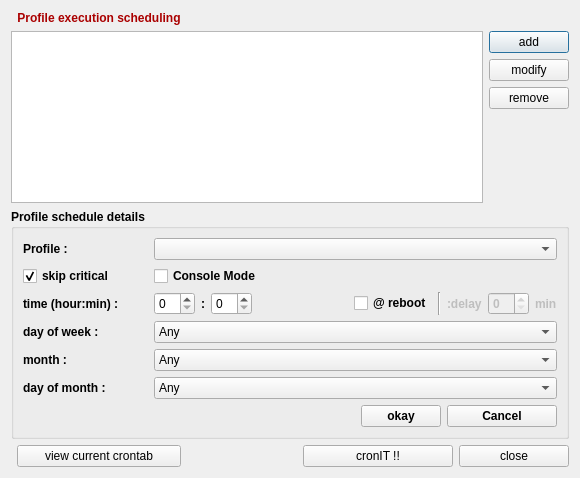
<?xml version="1.0" encoding="UTF-8"?>
<ui version="4.0">
 <class>scheduleDialog</class>
 <widget class="QDialog" name="scheduleDialog">
  <property name="windowModality">
   <enum>Qt::NonModal</enum>
  </property>
  <property name="geometry">
   <rect>
    <x>0</x>
    <y>0</y>
    <width>580</width>
    <height>478</height>
   </rect>
  </property>
  <property name="windowTitle">
   <string>luckyBackup - schedule</string>
  </property>
  <property name="windowIcon">
   <iconset resource="../resources/luckybackup.qrc">
    <normaloff>:/luckyPrefix/luckybackup_96.png</normaloff>:/luckyPrefix/luckybackup_96.png</iconset>
  </property>
  <layout class="QGridLayout" name="gridLayout_4">
   <item row="0" column="0">
    <widget class="QFrame" name="frame_image">
     <property name="sizePolicy">
      <sizepolicy hsizetype="Fixed" vsizetype="Fixed">
       <horstretch>0</horstretch>
       <verstretch>0</verstretch>
      </sizepolicy>
     </property>
     <property name="maximumSize">
      <size>
       <width>20</width>
       <height>30</height>
      </size>
     </property>
     <property name="styleSheet">
      <string notr="true">border-image: url(:/luckyPrefix/cron.png);</string>
     </property>
     <property name="frameShape">
      <enum>QFrame::StyledPanel</enum>
     </property>
    </widget>
   </item>
   <item row="0" column="1">
    <widget class="QLabel" name="label">
     <property name="sizePolicy">
      <sizepolicy hsizetype="Preferred" vsizetype="Preferred">
       <horstretch>0</horstretch>
       <verstretch>0</verstretch>
      </sizepolicy>
     </property>
     <property name="font">
      <font>
       <pointsize>10</pointsize>
       <weight>75</weight>
       <bold>true</bold>
      </font>
     </property>
     <property name="text">
      <string>&lt;!DOCTYPE HTML PUBLIC &quot;-//W3C//DTD HTML 4.0//EN&quot; &quot;http://www.w3.org/TR/REC-html40/strict.dtd&quot;&gt;
&lt;html&gt;&lt;head&gt;&lt;meta name=&quot;qrichtext&quot; content=&quot;1&quot; /&gt;&lt;style type=&quot;text/css&quot;&gt;
p, li { white-space: pre-wrap; }
&lt;/style&gt;&lt;/head&gt;&lt;body style=&quot; font-family:'DejaVu Sans'; font-size:10pt; font-weight:600; font-style:normal;&quot;&gt;
&lt;p style=&quot; margin-top:0px; margin-bottom:0px; margin-left:0px; margin-right:0px; -qt-block-indent:0; text-indent:0px; font-size:12pt;&quot;&gt;&lt;span style=&quot; font-size:9pt; color:#aa0000;&quot;&gt;Profile execution scheduling&lt;/span&gt;&lt;/p&gt;&lt;/body&gt;&lt;/html&gt;</string>
     </property>
     <property name="alignment">
      <set>Qt::AlignCenter</set>
     </property>
    </widget>
   </item>
   <item row="1" column="0" colspan="5">
    <layout class="QGridLayout" name="gridLayout_3">
     <item row="0" column="0">
      <widget class="QListWidget" name="listWidget_schedule">
       <property name="frameShape">
        <enum>QFrame::StyledPanel</enum>
       </property>
       <property name="frameShadow">
        <enum>QFrame::Sunken</enum>
       </property>
       <property name="midLineWidth">
        <number>1</number>
       </property>
       <property name="alternatingRowColors">
        <bool>true</bool>
       </property>
      </widget>
     </item>
     <item row="0" column="1">
      <layout class="QVBoxLayout" name="verticalLayout_6">
       <item>
        <widget class="QPushButton" name="pushButton_add">
         <property name="sizePolicy">
          <sizepolicy hsizetype="Minimum" vsizetype="Fixed">
           <horstretch>0</horstretch>
           <verstretch>0</verstretch>
          </sizepolicy>
         </property>
         <property name="cursor">
          <cursorShape>PointingHandCursor</cursorShape>
         </property>
         <property name="toolTip">
          <string>Add a new profile schedule</string>
         </property>
         <property name="text">
          <string>add</string>
         </property>
         <property name="icon">
          <iconset resource="../resources/luckybackup.qrc">
           <normaloff>:/luckyPrefix/add.png</normaloff>:/luckyPrefix/add.png</iconset>
         </property>
        </widget>
       </item>
       <item>
        <widget class="QPushButton" name="pushButton_modify">
         <property name="enabled">
          <bool>true</bool>
         </property>
         <property name="cursor">
          <cursorShape>PointingHandCursor</cursorShape>
         </property>
         <property name="toolTip">
          <string>Modify selected profile schedule</string>
         </property>
         <property name="text">
          <string>modify</string>
         </property>
         <property name="icon">
          <iconset resource="../resources/luckybackup.qrc">
           <normaloff>:/luckyPrefix/configure.png</normaloff>:/luckyPrefix/configure.png</iconset>
         </property>
        </widget>
       </item>
       <item>
        <widget class="QPushButton" name="pushButton_remove">
         <property name="cursor">
          <cursorShape>PointingHandCursor</cursorShape>
         </property>
         <property name="toolTip">
          <string>Remove selected profile schedule</string>
         </property>
         <property name="text">
          <string>remove</string>
         </property>
         <property name="icon">
          <iconset resource="../resources/luckybackup.qrc">
           <normaloff>:/luckyPrefix/remove.png</normaloff>:/luckyPrefix/remove.png</iconset>
         </property>
        </widget>
       </item>
       <item>
        <spacer name="verticalSpacer">
         <property name="orientation">
          <enum>Qt::Vertical</enum>
         </property>
         <property name="sizeHint" stdset="0">
          <size>
           <width>20</width>
           <height>98</height>
          </size>
         </property>
        </spacer>
       </item>
      </layout>
     </item>
    </layout>
   </item>
   <item row="2" column="0" colspan="5">
    <widget class="QGroupBox" name="groupBox_addProfileSchedule">
     <property name="enabled">
      <bool>true</bool>
     </property>
     <property name="font">
      <font>
       <weight>75</weight>
       <bold>true</bold>
      </font>
     </property>
     <property name="title">
      <string>Profile schedule details</string>
     </property>
     <layout class="QGridLayout" name="gridLayout_2">
      <item row="0" column="0">
       <layout class="QGridLayout" name="gridLayout">
        <item row="0" column="0">
         <widget class="QLabel" name="label_profile">
          <property name="sizePolicy">
           <sizepolicy hsizetype="Maximum" vsizetype="Preferred">
            <horstretch>0</horstretch>
            <verstretch>0</verstretch>
           </sizepolicy>
          </property>
          <property name="font">
           <font>
            <weight>75</weight>
            <bold>true</bold>
           </font>
          </property>
          <property name="text">
           <string>Profile :</string>
          </property>
         </widget>
        </item>
        <item row="0" column="1">
         <widget class="QComboBox" name="comboBox_profile"/>
        </item>
        <item row="1" column="0">
         <widget class="QCheckBox" name="checkBox_skipCritical">
          <property name="minimumSize">
           <size>
            <width>125</width>
            <height>0</height>
           </size>
          </property>
          <property name="font">
           <font>
            <weight>75</weight>
            <bold>true</bold>
           </font>
          </property>
          <property name="cursor">
           <cursorShape>PointingHandCursor</cursorShape>
          </property>
          <property name="toolTip">
           <string>Skip tasks that apear with a 'CRITICAL' warning message after the directories check</string>
          </property>
          <property name="text">
           <string>skip critical</string>
          </property>
          <property name="checked">
           <bool>true</bool>
          </property>
         </widget>
        </item>
        <item row="1" column="1">
         <widget class="QCheckBox" name="checkBox_consoleMode">
          <property name="cursor">
           <cursorShape>PointingHandCursor</cursorShape>
          </property>
          <property name="toolTip">
           <string>Check this if your machine does not support a graphical environment (eg server)</string>
          </property>
          <property name="text">
           <string>Console Mode</string>
          </property>
         </widget>
        </item>
        <item row="2" column="0">
         <widget class="QLabel" name="label_executeEveryHour">
          <property name="sizePolicy">
           <sizepolicy hsizetype="Preferred" vsizetype="Preferred">
            <horstretch>0</horstretch>
            <verstretch>0</verstretch>
           </sizepolicy>
          </property>
          <property name="text">
           <string>time (hour:min) :</string>
          </property>
          <property name="alignment">
           <set>Qt::AlignLeading|Qt::AlignLeft|Qt::AlignVCenter</set>
          </property>
         </widget>
        </item>
        <item row="2" column="1">
         <layout class="QHBoxLayout" name="horizontalLayout_2">
          <item>
           <widget class="QSpinBox" name="spinBox_hour">
            <property name="sizePolicy">
             <sizepolicy hsizetype="Preferred" vsizetype="Fixed">
              <horstretch>0</horstretch>
              <verstretch>0</verstretch>
             </sizepolicy>
            </property>
            <property name="font">
             <font>
              <weight>50</weight>
              <bold>false</bold>
             </font>
            </property>
            <property name="cursor">
             <cursorShape>PointingHandCursor</cursorShape>
            </property>
            <property name="maximum">
             <number>23</number>
            </property>
           </widget>
          </item>
          <item>
           <widget class="QLabel" name="label_executeEveryMinute">
            <property name="sizePolicy">
             <sizepolicy hsizetype="Maximum" vsizetype="Preferred">
              <horstretch>0</horstretch>
              <verstretch>0</verstretch>
             </sizepolicy>
            </property>
            <property name="text">
             <string>:</string>
            </property>
            <property name="alignment">
             <set>Qt::AlignCenter</set>
            </property>
           </widget>
          </item>
          <item>
           <widget class="QSpinBox" name="spinBox_minute">
            <property name="sizePolicy">
             <sizepolicy hsizetype="Preferred" vsizetype="Fixed">
              <horstretch>0</horstretch>
              <verstretch>0</verstretch>
             </sizepolicy>
            </property>
            <property name="font">
             <font>
              <weight>50</weight>
              <bold>false</bold>
             </font>
            </property>
            <property name="cursor">
             <cursorShape>PointingHandCursor</cursorShape>
            </property>
            <property name="maximum">
             <number>59</number>
            </property>
           </widget>
          </item>
          <item>
           <spacer name="horizontalSpacer_3">
            <property name="orientation">
             <enum>Qt::Horizontal</enum>
            </property>
            <property name="sizeHint" stdset="0">
             <size>
              <width>40</width>
              <height>20</height>
             </size>
            </property>
           </spacer>
          </item>
          <item>
           <widget class="QCheckBox" name="checkBox_reboot">
            <property name="cursor">
             <cursorShape>PointingHandCursor</cursorShape>
            </property>
            <property name="toolTip">
             <string>Run once, at startup</string>
            </property>
            <property name="text">
             <string>@ reboot</string>
            </property>
           </widget>
          </item>
          <item>
           <widget class="Line" name="line_delayReboot">
            <property name="orientation">
             <enum>Qt::Vertical</enum>
            </property>
           </widget>
          </item>
          <item>
           <widget class="QLabel" name="label_delayReboot">
            <property name="enabled">
             <bool>false</bool>
            </property>
            <property name="layoutDirection">
             <enum>Qt::RightToLeft</enum>
            </property>
            <property name="text">
             <string>:delay</string>
            </property>
           </widget>
          </item>
          <item>
           <widget class="QSpinBox" name="spinBox_delayReboot">
            <property name="enabled">
             <bool>false</bool>
            </property>
            <property name="cursor">
             <cursorShape>PointingHandCursor</cursorShape>
            </property>
            <property name="toolTip">
             <string>Delay luckybackup execution at startup</string>
            </property>
           </widget>
          </item>
          <item>
           <widget class="QLabel" name="label_minutes">
            <property name="enabled">
             <bool>false</bool>
            </property>
            <property name="text">
             <string extracomment="means: minutes (time)">min</string>
            </property>
           </widget>
          </item>
         </layout>
        </item>
        <item row="3" column="0">
         <widget class="QLabel" name="label_executeEveryDayOfWeek">
          <property name="text">
           <string>day of week :</string>
          </property>
          <property name="alignment">
           <set>Qt::AlignLeading|Qt::AlignLeft|Qt::AlignVCenter</set>
          </property>
         </widget>
        </item>
        <item row="3" column="1">
         <widget class="QComboBox" name="comboBox_DayOfWeek">
          <property name="font">
           <font>
            <weight>50</weight>
            <bold>false</bold>
           </font>
          </property>
          <property name="cursor">
           <cursorShape>PointingHandCursor</cursorShape>
          </property>
          <item>
           <property name="text">
            <string>Any</string>
           </property>
          </item>
          <item>
           <property name="text">
            <string>Sunday</string>
           </property>
          </item>
          <item>
           <property name="text">
            <string>Monday</string>
           </property>
          </item>
          <item>
           <property name="text">
            <string>Tuesday</string>
           </property>
          </item>
          <item>
           <property name="text">
            <string>Wednesday</string>
           </property>
          </item>
          <item>
           <property name="text">
            <string>Thursday</string>
           </property>
          </item>
          <item>
           <property name="text">
            <string>Friday</string>
           </property>
          </item>
          <item>
           <property name="text">
            <string>Saturday</string>
           </property>
          </item>
         </widget>
        </item>
        <item row="4" column="0">
         <widget class="QLabel" name="label_executeEveryMonth">
          <property name="text">
           <string>month :</string>
          </property>
          <property name="alignment">
           <set>Qt::AlignLeading|Qt::AlignLeft|Qt::AlignVCenter</set>
          </property>
         </widget>
        </item>
        <item row="4" column="1">
         <widget class="QComboBox" name="comboBox_month">
          <property name="font">
           <font>
            <weight>50</weight>
            <bold>false</bold>
           </font>
          </property>
          <property name="cursor">
           <cursorShape>PointingHandCursor</cursorShape>
          </property>
          <item>
           <property name="text">
            <string>Any</string>
           </property>
          </item>
          <item>
           <property name="text">
            <string>January</string>
           </property>
          </item>
          <item>
           <property name="text">
            <string>February</string>
           </property>
          </item>
          <item>
           <property name="text">
            <string>March</string>
           </property>
          </item>
          <item>
           <property name="text">
            <string>April</string>
           </property>
          </item>
          <item>
           <property name="text">
            <string>May</string>
           </property>
          </item>
          <item>
           <property name="text">
            <string>June</string>
           </property>
          </item>
          <item>
           <property name="text">
            <string>July</string>
           </property>
          </item>
          <item>
           <property name="text">
            <string>August</string>
           </property>
          </item>
          <item>
           <property name="text">
            <string>September</string>
           </property>
          </item>
          <item>
           <property name="text">
            <string>October</string>
           </property>
          </item>
          <item>
           <property name="text">
            <string>November</string>
           </property>
          </item>
          <item>
           <property name="text">
            <string>December</string>
           </property>
          </item>
         </widget>
        </item>
        <item row="5" column="0">
         <widget class="QLabel" name="label_executeEveryDayOfMonth">
          <property name="text">
           <string>day of month :</string>
          </property>
          <property name="alignment">
           <set>Qt::AlignLeading|Qt::AlignLeft|Qt::AlignVCenter</set>
          </property>
         </widget>
        </item>
        <item row="5" column="1">
         <widget class="QComboBox" name="comboBox_dayOfMonth">
          <property name="font">
           <font>
            <weight>50</weight>
            <bold>false</bold>
           </font>
          </property>
          <property name="cursor">
           <cursorShape>PointingHandCursor</cursorShape>
          </property>
          <item>
           <property name="text">
            <string>Any</string>
           </property>
          </item>
          <item>
           <property name="text">
            <string>1</string>
           </property>
          </item>
          <item>
           <property name="text">
            <string>2</string>
           </property>
          </item>
          <item>
           <property name="text">
            <string>3</string>
           </property>
          </item>
          <item>
           <property name="text">
            <string>4</string>
           </property>
          </item>
          <item>
           <property name="text">
            <string>5</string>
           </property>
          </item>
          <item>
           <property name="text">
            <string>6</string>
           </property>
          </item>
          <item>
           <property name="text">
            <string>7</string>
           </property>
          </item>
          <item>
           <property name="text">
            <string>8</string>
           </property>
          </item>
          <item>
           <property name="text">
            <string>9</string>
           </property>
          </item>
          <item>
           <property name="text">
            <string>10</string>
           </property>
          </item>
          <item>
           <property name="text">
            <string>11</string>
           </property>
          </item>
          <item>
           <property name="text">
            <string>12</string>
           </property>
          </item>
          <item>
           <property name="text">
            <string>13</string>
           </property>
          </item>
          <item>
           <property name="text">
            <string>14</string>
           </property>
          </item>
          <item>
           <property name="text">
            <string>15</string>
           </property>
          </item>
          <item>
           <property name="text">
            <string>16</string>
           </property>
          </item>
          <item>
           <property name="text">
            <string>17</string>
           </property>
          </item>
          <item>
           <property name="text">
            <string>18</string>
           </property>
          </item>
          <item>
           <property name="text">
            <string>19</string>
           </property>
          </item>
          <item>
           <property name="text">
            <string>20</string>
           </property>
          </item>
          <item>
           <property name="text">
            <string>21</string>
           </property>
          </item>
          <item>
           <property name="text">
            <string>22</string>
           </property>
          </item>
          <item>
           <property name="text">
            <string>23</string>
           </property>
          </item>
          <item>
           <property name="text">
            <string>24</string>
           </property>
          </item>
          <item>
           <property name="text">
            <string>25</string>
           </property>
          </item>
          <item>
           <property name="text">
            <string>26</string>
           </property>
          </item>
          <item>
           <property name="text">
            <string>27</string>
           </property>
          </item>
          <item>
           <property name="text">
            <string>28</string>
           </property>
          </item>
          <item>
           <property name="text">
            <string>29</string>
           </property>
          </item>
          <item>
           <property name="text">
            <string>30</string>
           </property>
          </item>
          <item>
           <property name="text">
            <string>31</string>
           </property>
          </item>
         </widget>
        </item>
       </layout>
      </item>
      <item row="1" column="0">
       <layout class="QHBoxLayout" name="horizontalLayout_3">
        <item>
         <spacer name="horizontalSpacer">
          <property name="orientation">
           <enum>Qt::Horizontal</enum>
          </property>
          <property name="sizeHint" stdset="0">
           <size>
            <width>40</width>
            <height>20</height>
           </size>
          </property>
         </spacer>
        </item>
        <item>
         <widget class="QPushButton" name="pushButton_modifyOkay">
          <property name="sizePolicy">
           <sizepolicy hsizetype="Minimum" vsizetype="Fixed">
            <horstretch>0</horstretch>
            <verstretch>0</verstretch>
           </sizepolicy>
          </property>
          <property name="cursor">
           <cursorShape>PointingHandCursor</cursorShape>
          </property>
          <property name="text">
           <string>okay</string>
          </property>
          <property name="icon">
           <iconset resource="../resources/luckybackup.qrc">
            <normaloff>:/luckyPrefix/okay.png</normaloff>:/luckyPrefix/okay.png</iconset>
          </property>
         </widget>
        </item>
        <item>
         <widget class="QPushButton" name="pushButton_modifyCancel">
          <property name="minimumSize">
           <size>
            <width>110</width>
            <height>0</height>
           </size>
          </property>
          <property name="cursor">
           <cursorShape>PointingHandCursor</cursorShape>
          </property>
          <property name="text">
           <string>Cancel</string>
          </property>
          <property name="icon">
           <iconset resource="../resources/luckybackup.qrc">
            <normaloff>:/luckyPrefix/cancel.png</normaloff>:/luckyPrefix/cancel.png</iconset>
          </property>
         </widget>
        </item>
       </layout>
      </item>
     </layout>
    </widget>
   </item>
   <item row="3" column="3">
    <widget class="QPushButton" name="pushButton_schedule">
     <property name="minimumSize">
      <size>
       <width>150</width>
       <height>0</height>
      </size>
     </property>
     <property name="cursor">
      <cursorShape>PointingHandCursor</cursorShape>
     </property>
     <property name="toolTip">
      <string>schedule the execution of profiles as declared in the list above</string>
     </property>
     <property name="text">
      <string>cronIT !!</string>
     </property>
     <property name="icon">
      <iconset resource="../resources/luckybackup.qrc">
       <normaloff>:/luckyPrefix/cron.png</normaloff>:/luckyPrefix/cron.png</iconset>
     </property>
    </widget>
   </item>
   <item row="3" column="4">
    <widget class="QPushButton" name="pushButton_cancel">
     <property name="minimumSize">
      <size>
       <width>110</width>
       <height>0</height>
      </size>
     </property>
     <property name="cursor">
      <cursorShape>PointingHandCursor</cursorShape>
     </property>
     <property name="toolTip">
      <string>close this dialog</string>
     </property>
     <property name="text">
      <string>close</string>
     </property>
     <property name="icon">
      <iconset resource="../resources/luckybackup.qrc">
       <normaloff>:/luckyPrefix/cancel.png</normaloff>:/luckyPrefix/cancel.png</iconset>
     </property>
    </widget>
   </item>
   <item row="3" column="1">
    <widget class="QPushButton" name="pushButton_viewCrontab">
     <property name="sizePolicy">
      <sizepolicy hsizetype="Minimum" vsizetype="Fixed">
       <horstretch>0</horstretch>
       <verstretch>0</verstretch>
      </sizepolicy>
     </property>
     <property name="cursor">
      <cursorShape>PointingHandCursor</cursorShape>
     </property>
     <property name="toolTip">
      <string>Display the current crontab</string>
     </property>
     <property name="text">
      <string>view current crontab</string>
     </property>
     <property name="icon">
      <iconset resource="../resources/luckybackup.qrc">
       <normaloff>:/luckyPrefix/cronView.png</normaloff>:/luckyPrefix/cronView.png</iconset>
     </property>
    </widget>
   </item>
   <item row="3" column="2">
    <spacer name="horizontalSpacer_2">
     <property name="orientation">
      <enum>Qt::Horizontal</enum>
     </property>
     <property name="sizeHint" stdset="0">
      <size>
       <width>450</width>
       <height>20</height>
      </size>
     </property>
    </spacer>
   </item>
  </layout>
 </widget>
 <tabstops>
  <tabstop>listWidget_schedule</tabstop>
  <tabstop>pushButton_add</tabstop>
  <tabstop>pushButton_modify</tabstop>
  <tabstop>pushButton_remove</tabstop>
  <tabstop>comboBox_profile</tabstop>
  <tabstop>checkBox_skipCritical</tabstop>
  <tabstop>spinBox_hour</tabstop>
  <tabstop>spinBox_minute</tabstop>
  <tabstop>comboBox_DayOfWeek</tabstop>
  <tabstop>comboBox_month</tabstop>
  <tabstop>comboBox_dayOfMonth</tabstop>
  <tabstop>pushButton_modifyOkay</tabstop>
  <tabstop>pushButton_modifyCancel</tabstop>
  <tabstop>pushButton_schedule</tabstop>
  <tabstop>pushButton_cancel</tabstop>
 </tabstops>
 <resources>
  <include location="../resources/luckybackup.qrc"/>
 </resources>
 <connections>
  <connection>
   <sender>checkBox_reboot</sender>
   <signal>toggled(bool)</signal>
   <receiver>spinBox_hour</receiver>
   <slot>setDisabled(bool)</slot>
   <hints>
    <hint type="sourcelabel">
     <x>497</x>
     <y>290</y>
    </hint>
    <hint type="destinationlabel">
     <x>211</x>
     <y>290</y>
    </hint>
   </hints>
  </connection>
  <connection>
   <sender>checkBox_reboot</sender>
   <signal>toggled(bool)</signal>
   <receiver>spinBox_minute</receiver>
   <slot>setDisabled(bool)</slot>
   <hints>
    <hint type="sourcelabel">
     <x>497</x>
     <y>290</y>
    </hint>
    <hint type="destinationlabel">
     <x>358</x>
     <y>290</y>
    </hint>
   </hints>
  </connection>
  <connection>
   <sender>checkBox_reboot</sender>
   <signal>toggled(bool)</signal>
   <receiver>label_executeEveryDayOfMonth</receiver>
   <slot>setDisabled(bool)</slot>
   <hints>
    <hint type="sourcelabel">
     <x>497</x>
     <y>290</y>
    </hint>
    <hint type="destinationlabel">
     <x>76</x>
     <y>387</y>
    </hint>
   </hints>
  </connection>
  <connection>
   <sender>checkBox_reboot</sender>
   <signal>toggled(bool)</signal>
   <receiver>label_executeEveryDayOfWeek</receiver>
   <slot>setDisabled(bool)</slot>
   <hints>
    <hint type="sourcelabel">
     <x>497</x>
     <y>290</y>
    </hint>
    <hint type="destinationlabel">
     <x>76</x>
     <y>323</y>
    </hint>
   </hints>
  </connection>
  <connection>
   <sender>checkBox_reboot</sender>
   <signal>toggled(bool)</signal>
   <receiver>label_executeEveryHour</receiver>
   <slot>setDisabled(bool)</slot>
   <hints>
    <hint type="sourcelabel">
     <x>497</x>
     <y>290</y>
    </hint>
    <hint type="destinationlabel">
     <x>76</x>
     <y>290</y>
    </hint>
   </hints>
  </connection>
  <connection>
   <sender>checkBox_reboot</sender>
   <signal>toggled(bool)</signal>
   <receiver>label_executeEveryMinute</receiver>
   <slot>setDisabled(bool)</slot>
   <hints>
    <hint type="sourcelabel">
     <x>497</x>
     <y>290</y>
    </hint>
    <hint type="destinationlabel">
     <x>284</x>
     <y>290</y>
    </hint>
   </hints>
  </connection>
  <connection>
   <sender>checkBox_reboot</sender>
   <signal>toggled(bool)</signal>
   <receiver>label_executeEveryMonth</receiver>
   <slot>setDisabled(bool)</slot>
   <hints>
    <hint type="sourcelabel">
     <x>497</x>
     <y>290</y>
    </hint>
    <hint type="destinationlabel">
     <x>76</x>
     <y>355</y>
    </hint>
   </hints>
  </connection>
  <connection>
   <sender>checkBox_reboot</sender>
   <signal>toggled(bool)</signal>
   <receiver>comboBox_DayOfWeek</receiver>
   <slot>setDisabled(bool)</slot>
   <hints>
    <hint type="sourcelabel">
     <x>497</x>
     <y>290</y>
    </hint>
    <hint type="destinationlabel">
     <x>354</x>
     <y>323</y>
    </hint>
   </hints>
  </connection>
  <connection>
   <sender>checkBox_reboot</sender>
   <signal>toggled(bool)</signal>
   <receiver>comboBox_dayOfMonth</receiver>
   <slot>setDisabled(bool)</slot>
   <hints>
    <hint type="sourcelabel">
     <x>497</x>
     <y>290</y>
    </hint>
    <hint type="destinationlabel">
     <x>354</x>
     <y>387</y>
    </hint>
   </hints>
  </connection>
  <connection>
   <sender>checkBox_reboot</sender>
   <signal>toggled(bool)</signal>
   <receiver>comboBox_month</receiver>
   <slot>setDisabled(bool)</slot>
   <hints>
    <hint type="sourcelabel">
     <x>497</x>
     <y>290</y>
    </hint>
    <hint type="destinationlabel">
     <x>354</x>
     <y>355</y>
    </hint>
   </hints>
  </connection>
  <connection>
   <sender>checkBox_reboot</sender>
   <signal>toggled(bool)</signal>
   <receiver>label_delayReboot</receiver>
   <slot>setEnabled(bool)</slot>
   <hints>
    <hint type="sourcelabel">
     <x>324</x>
     <y>306</y>
    </hint>
    <hint type="destinationlabel">
     <x>401</x>
     <y>306</y>
    </hint>
   </hints>
  </connection>
  <connection>
   <sender>checkBox_reboot</sender>
   <signal>toggled(bool)</signal>
   <receiver>label_minutes</receiver>
   <slot>setEnabled(bool)</slot>
   <hints>
    <hint type="sourcelabel">
     <x>324</x>
     <y>306</y>
    </hint>
    <hint type="destinationlabel">
     <x>533</x>
     <y>306</y>
    </hint>
   </hints>
  </connection>
  <connection>
   <sender>checkBox_reboot</sender>
   <signal>toggled(bool)</signal>
   <receiver>spinBox_delayReboot</receiver>
   <slot>setEnabled(bool)</slot>
   <hints>
    <hint type="sourcelabel">
     <x>324</x>
     <y>306</y>
    </hint>
    <hint type="destinationlabel">
     <x>467</x>
     <y>306</y>
    </hint>
   </hints>
  </connection>
 </connections>
</ui>
